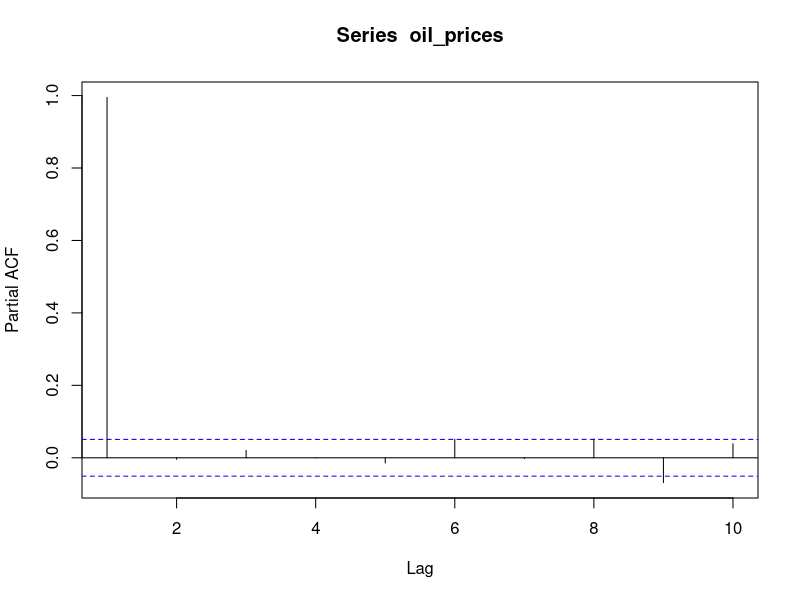
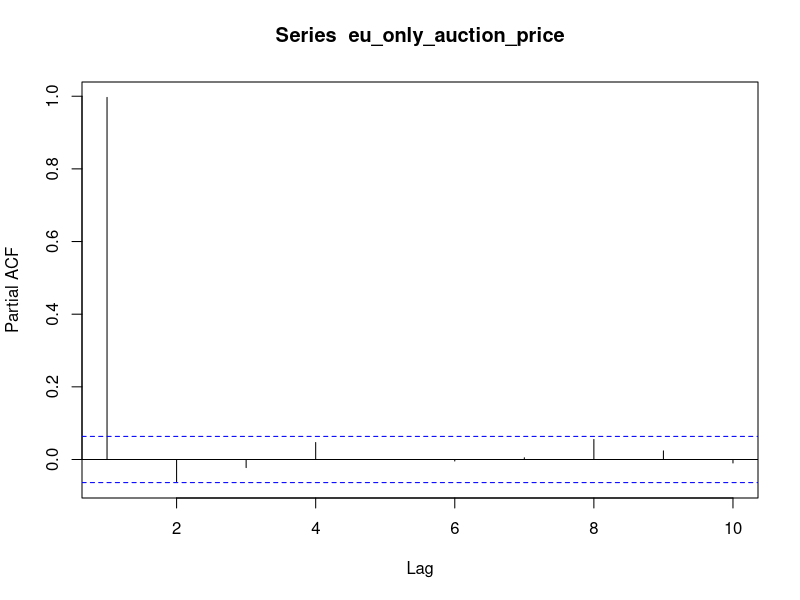
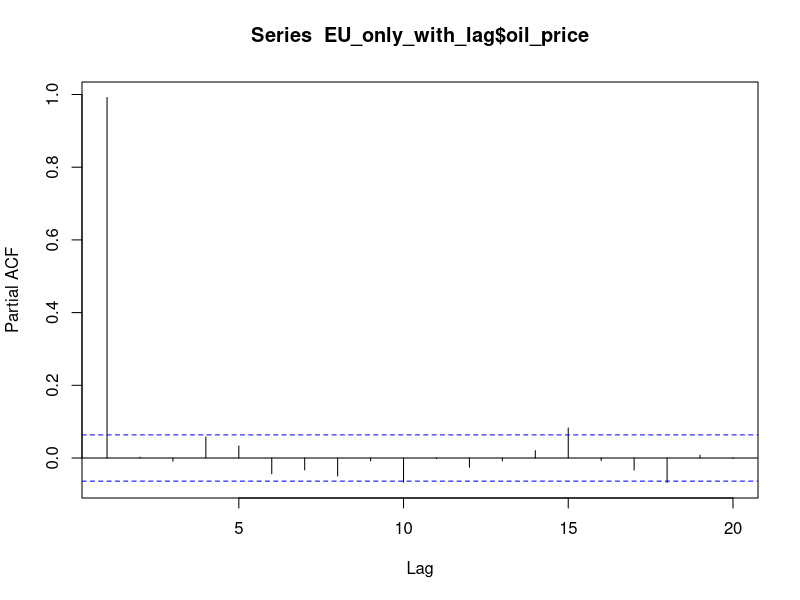
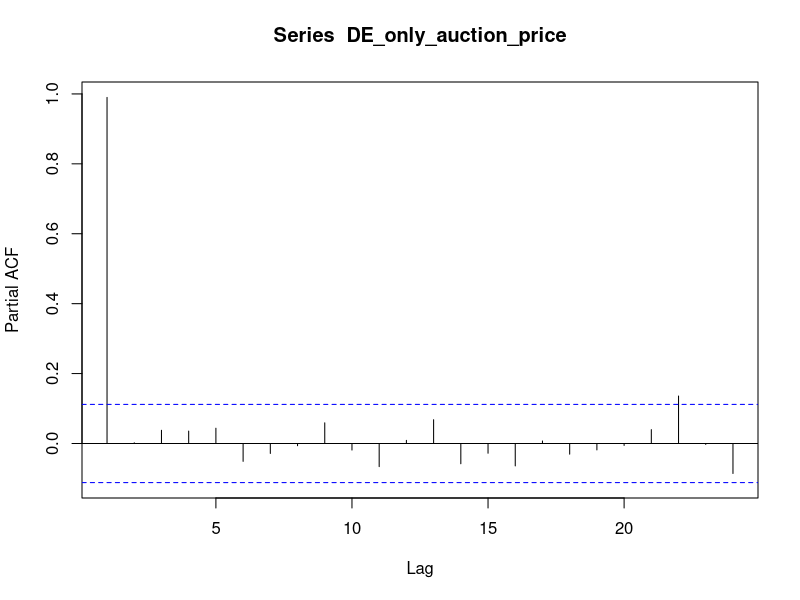
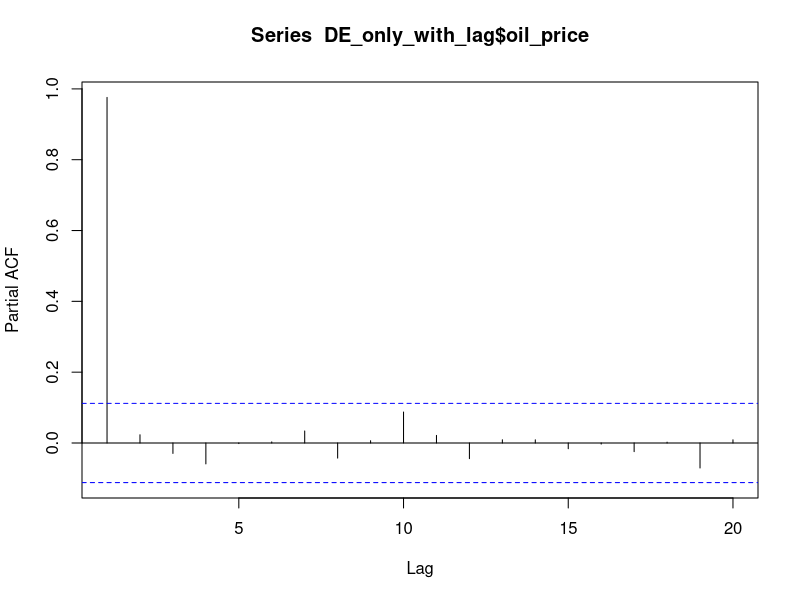
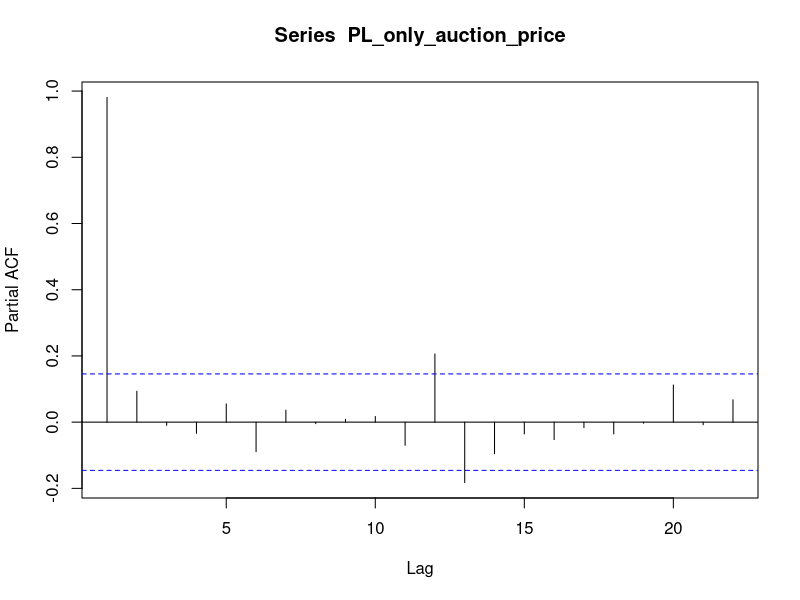
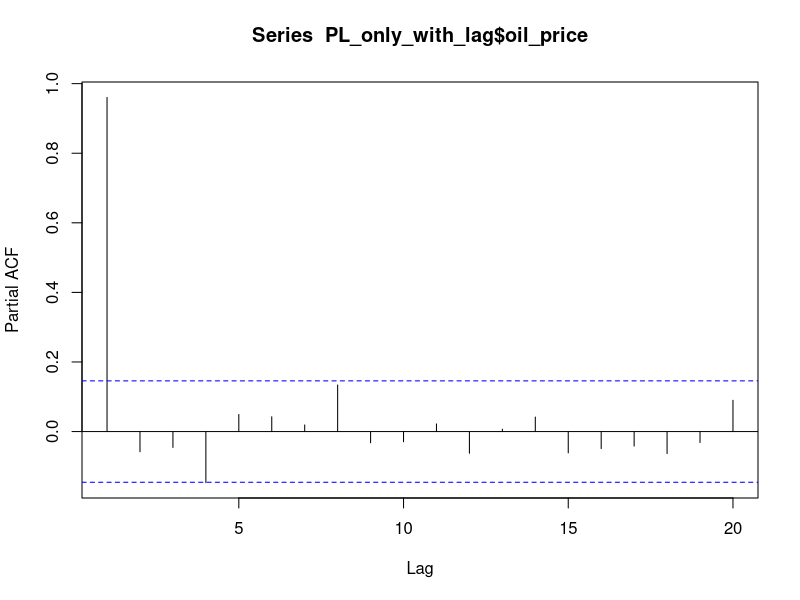
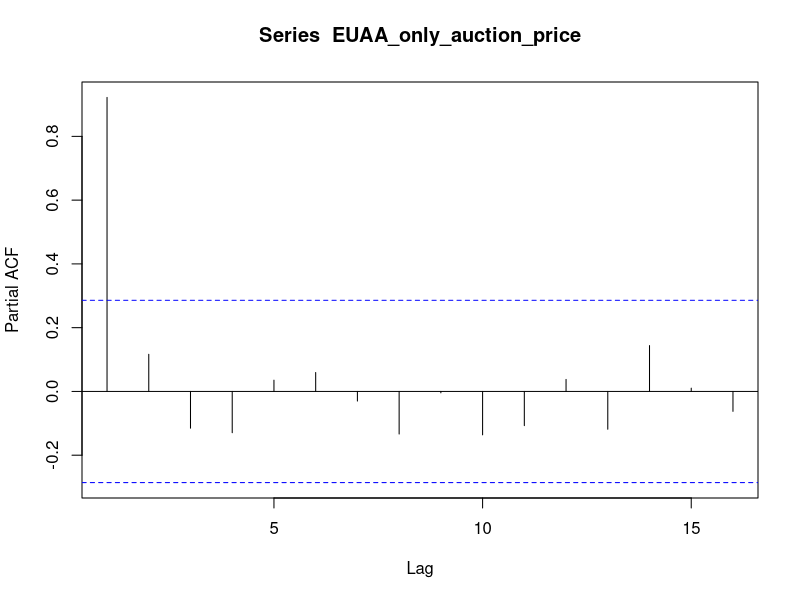

Generate these figures, in order, with R:
## ---- chunk 1
knitr::opts_chunk$set(echo = TRUE)
library(readxl)
library(tseries)
library(ggplot2)
library(tidyverse)
library(reshape2)
library(car)
library(lubridate)

## ---- chunk 2
brent_crude_prices<- read_excel("brent_crude_prices.xlsx")
co2_emissions_data<-read.csv("co2_emission.csv")
ftse<- read.csv("FTSE 100 Historical Data.csv")
eu_ets_data<-read_excel("EU-ETS-data.xlsx")
## ---- chunk 3
eu_ets_data$Date<- as.Date(eu_ets_data$Date)
brent_crude_prices$Date<- as.Date(brent_crude_prices$Date)
ftse$Date<- as.Date(ftse$Date)
## ---- chunk 4
auction_and_oil<- merge(x=eu_ets_data,y=brent_crude_prices, 
                         by="Date", all.x=TRUE) 

auction_and_oil<-auction_and_oil |> filter(is.na(auction_and_oil$`Europe Brent Spot Price FOB (Dollars per Barrel)`)==FALSE)

oil_prices<- auction_and_oil$`Europe Brent Spot Price FOB (Dollars per Barrel)`
pacf(oil_prices, lag=10, pl=TRUE)

ets_stock_and_oil_data<- merge(x=auction_and_oil, y= ftse, by='Date', all.x=TRUE)
## ---- chunk 5
#First let's change auction name to just have EU, DE, PL or EUAA:

ets_stock_and_oil_data<- ets_stock_and_oil_data |> mutate(
                AuctionType = ifelse(str_detect(`Auction Name`, "EUAA")==TRUE,
                                                                        "EUAA",
                                                    str_sub(`Auction Name`,-2,)
), .after=`Auction Name`)
## ---- chunk 6
EU_only_auction<- ets_stock_and_oil_data |> filter(AuctionType=="EU") |> filter(
                                          is.na(`Auction Price €/tCO2`)==FALSE
)
eu_only_auction_price<-EU_only_auction$`Auction Price €/tCO2`

pacf(eu_only_auction_price, lag=10, pl=TRUE)


lag<- EU_only_auction$`Auction Price €/tCO2`[2:length(EU_only_auction$`Auction Price €/tCO2`)-1]
lag<- c(0,lag)
lag[length(lag)]<-0
EU_only_with_lag<- EU_only_auction |> mutate(
                                          lag= lag, .after=`Auction Price €/tCO2`
)

EU_only_auction_variables_fit<- glm(`Auction Price €/tCO2`~ lag+ `Auction Volume tCO2`+ `Maximum Bid €/tCO2`,
                            family=gaussian, data=EU_only_with_lag)

durbinWatsonTest(EU_only_auction_variables_fit)
summary(EU_only_auction_variables_fit)

#DW of 1.27. Not terrible. How do we push this up to acceptable levels?

#What about with oil prices?
EU_only_with_lag<- EU_only_with_lag |> rename(
                        oil_price = `Europe Brent Spot Price FOB (Dollars per Barrel)`
)

EU_only_oil_fit<- glm(`Auction Price €/tCO2`~ lag+ `Auction Volume tCO2`+ `Maximum Bid €/tCO2`+
                                    oil_price,
                            family=gaussian, data=EU_only_with_lag)
summary(EU_only_oil_fit)
durbinWatsonTest(EU_only_oil_fit)

pacf(EU_only_with_lag$oil_price, lag=20, pl=TRUE)

#So the difference in DW witha nd without oil prices isn't huge. Only 0.01 difference in the test statistic. 

## ---- chunk 7
DE_only_auction<-ets_stock_and_oil_data |> filter(AuctionType=="DE") |> filter(
                                          is.na(`Auction Price €/tCO2`)==FALSE
)
DE_only_auction_price<- DE_only_auction$`Auction Price €/tCO2`
pacf(DE_only_auction_price)


lag<- DE_only_auction$`Auction Price €/tCO2`[2:length(DE_only_auction$`Auction Price €/tCO2`)-1]
lag<- c(0,lag)
lag[length(lag)]<-0
DE_only_with_lag<- DE_only_auction |> mutate(
                                          lag= lag, .after=`Auction Price €/tCO2`
)

DE_only_auction_variables_fit<- glm(`Auction Price €/tCO2`~ lag+ `Auction Volume tCO2`+ `Maximum Bid €/tCO2`,
                            family=gaussian, data=DE_only_with_lag)

durbinWatsonTest(DE_only_auction_variables_fit)
summary(DE_only_auction_variables_fit)

#With oil prices:
DE_only_with_lag<- DE_only_with_lag |> rename(
                        oil_price = `Europe Brent Spot Price FOB (Dollars per Barrel)`
)

DE_only_oil_fit<- glm(`Auction Price €/tCO2`~ lag+ `Auction Volume tCO2`+ `Maximum Bid €/tCO2`+
                                    oil_price,
                            family=gaussian, data=DE_only_with_lag)
summary(DE_only_oil_fit)
durbinWatsonTest(DE_only_oil_fit)

pacf(DE_only_with_lag$oil_price, lag=20, pl=TRUE)

## ---- chunk 8
PL_only_auction<-ets_stock_and_oil_data |> filter(AuctionType=="PL") |> filter(
                                          is.na(`Auction Price €/tCO2`)==FALSE
)
PL_only_auction_price<- PL_only_auction$`Auction Price €/tCO2`
pacf(PL_only_auction_price)


lag<- PL_only_auction$`Auction Price €/tCO2`[2:length(PL_only_auction$`Auction Price €/tCO2`)-1]
lag<- c(0,lag)
lag[length(lag)]<-0
PL_only_with_lag<- PL_only_auction |> mutate(
                                          lag= lag, .after=`Auction Price €/tCO2`
)

PL_only_auction_variables_fit<- glm(`Auction Price €/tCO2`~ lag+ `Auction Volume tCO2`+ `Maximum Bid €/tCO2`,
                            family=gaussian, data=PL_only_with_lag)

durbinWatsonTest(PL_only_auction_variables_fit)
summary(PL_only_auction_variables_fit)

#With oil prices:
PL_only_with_lag<- PL_only_with_lag |> rename(
                        oil_price = `Europe Brent Spot Price FOB (Dollars per Barrel)`
)

PL_only_oil_fit<- glm(`Auction Price €/tCO2`~ lag+ `Auction Volume tCO2`+ `Maximum Bid €/tCO2`+
                                    oil_price,
                            family=gaussian, data=PL_only_with_lag)
summary(PL_only_oil_fit)
durbinWatsonTest(PL_only_oil_fit)

pacf(PL_only_with_lag$oil_price, lag=20, pl=TRUE)

#So for Poland, I don't need to worry about autocorrelation at all
## ---- chunk 9
EUAA_only_auction<-ets_stock_and_oil_data |> filter(AuctionType=="EUAA") |> filter(
                                          is.na(`Auction Price €/tCO2`)==FALSE
)
EUAA_only_auction_price<- EUAA_only_auction$`Auction Price €/tCO2`
pacf(EUAA_only_auction_price)


lag<- EUAA_only_auction$`Auction Price €/tCO2`[2:length(EUAA_only_auction$`Auction Price €/tCO2`)-1]
lag<- c(0,lag)
lag[length(lag)]<-0
EUAA_only_with_lag<- EUAA_only_auction |> mutate(
                                          lag= lag, .after=`Auction Price €/tCO2`
)

EUAA_only_auction_variables_fit<- glm(`Auction Price €/tCO2`~ lag+ `Auction Volume tCO2`+ `Maximum Bid €/tCO2`,
                            family=gaussian, data=EUAA_only_with_lag)

durbinWatsonTest(EUAA_only_auction_variables_fit)
summary(EUAA_only_auction_variables_fit)

#With oil prices:
EUAA_only_with_lag<- EUAA_only_with_lag |> rename(
                        oil_price = `Europe Brent Spot Price FOB (Dollars per Barrel)`
)

EUAA_only_oil_fit<- glm(`Auction Price €/tCO2`~ lag+ `Auction Volume tCO2`+ `Maximum Bid €/tCO2`+
                                    oil_price,
                            family=gaussian, data=EUAA_only_with_lag)
summary(EUAA_only_oil_fit)
durbinWatsonTest(EUAA_only_oil_fit)

pacf(EUAA_only_with_lag$oil_price, lag=20, pl=TRUE)

#lag isn;t significant. Should I leave it out?
EUAA_only_oil_fit<- glm(`Auction Price €/tCO2`~ `Auction Volume tCO2`+ `Maximum Bid €/tCO2`+
                                    oil_price,
                            family=gaussian, data=EUAA_only_with_lag)
durbinWatsonTest(EUAA_only_oil_fit)
summary(EUAA_only_oil_fit)
## ---- chunk 10
ets_rbind_lag<- rbind(
                                EU_only_with_lag, 
                                EUAA_only_with_lag, 
                                DE_only_with_lag, 
                                PL_only_with_lag) |> arrange(desc('Date'))

#Merging, beginning with EU lag
EU_lag<- EU_only_with_lag |> select('Date','AuctionType', 'lag')
ets_EU_only_lag<- merge(x=ets_stock_and_oil_data, y= EU_lag, by=c('Date', 'AuctionType'), all.x=TRUE)
ets_EU_only_lag<- ets_EU_only_lag |> select(-c(Price:Change..))

#DE lag:
DE_lag<- DE_only_with_lag |> select('Date', 'AuctionType', 'lag')
ets_EU_DE_with_lag<- merge(x=ets_EU_only_lag, y=DE_lag, by=c('Date', 'AuctionType'), all.x=TRUE)
ets_EU_DE_with_lag$lag.x<- ifelse(is.na(ets_EU_DE_with_lag$lag.x), 
                                  ets_EU_DE_with_lag$lag.y,
                                  ets_EU_DE_with_lag$lag.x)
ets_EU_DE_with_lag<- ets_EU_DE_with_lag |> rename('lag'='lag.x') |> select(-'lag.y')

#PL lag:
PL_lag<- PL_only_with_lag |> select('Date', 'AuctionType', 'lag')
ets_EU_DE_PL_with_lag<- merge(x=ets_EU_DE_with_lag, 
                              y= PL_lag, by = c('Date', 'AuctionType'),
                              all.x=TRUE)

ets_EU_DE_PL_with_lag$lag.x<- ifelse(is.na(ets_EU_DE_PL_with_lag$lag.x), 
                                  ets_EU_DE_PL_with_lag$lag.y,
                                  ets_EU_DE_PL_with_lag$lag.x)

ets_EU_DE_PL_with_lag<- ets_EU_DE_PL_with_lag |> rename('lag'='lag.x') |> select(-'lag.y')

#Adding EUAA lag:

EUAA_lag<- EUAA_only_with_lag |> select('Date', 'AuctionType', 'lag')

ets_representative_lag<- merge(x=ets_EU_DE_PL_with_lag,
                               y=EUAA_lag, by = c('Date', 'AuctionType'),
                               all.x=TRUE)
ets_representative_lag$lag.x<- ifelse(is.na(ets_representative_lag$lag.x), 
                                  ets_representative_lag$lag.y,
                                  ets_representative_lag$lag.x)

ets_representative_lag<- ets_representative_lag |> rename('lag'='lag.x') |> select(-'lag.y')

ets_representative_lag<- ets_representative_lag |> relocate(lag, 
                                  .after=`Auction Price €/tCO2`) |> rename(
             oil_price = `Europe Brent Spot Price FOB (Dollars per Barrel)`
                                  )
## ---- chunk 11
lag_fit<- glm(`Auction Price €/tCO2`~lag+`Auction Volume tCO2`+ `Maximum Bid €/tCO2`+
                                    oil_price,
                            family=gaussian, data=ets_representative_lag)

summary(lag_fit)

durbinWatsonTest(lag_fit)
## ---- chunk 12
ftse<- read.csv("FTSE 100 Historical Data.csv")

ftse$Date<- mdy(ftse$Date)
ftse$Price<- as.numeric(str_replace(ftse$Price,",",""))

ets_with_rep_lag<- merge(x=ets_representative_lag, y=ftse, by = 'Date', all.x=TRUE)

ets_with_rep_lag<- ets_with_rep_lag |> rename(
                                  ftse_price = Price
)

ftse_lag_fit<- glm(`Auction Price €/tCO2`~lag+`Auction Volume tCO2`+ `Maximum Bid €/tCO2`+
                                    oil_price+ftse_price,
                            family=gaussian, data=ets_with_rep_lag)

summary(ftse_lag_fit)

durbinWatsonTest(ftse_lag_fit)

## ---- chunk 13
res<- resid(ftse_lag_fit)
plot(fitted(ftse_lag_fit), res)


## ---- chunk 14
#No pooling- EU:
  
no_pool_EU<- ets_with_rep_lag |> filter(AuctionType=="EU")

eu_no_pool_fit<- glm(`Auction Price €/tCO2`~lag+`Auction Volume tCO2`+ `Maximum Bid €/tCO2`+
                                    oil_price+ftse_price,
                            family=gaussian, data=no_pool_EU)

summary(eu_no_pool_fit)

durbinWatsonTest(eu_no_pool_fit)

## ---- chunk 15
res<- resid(eu_no_pool_fit)
plot(fitted(eu_no_pool_fit), res)
